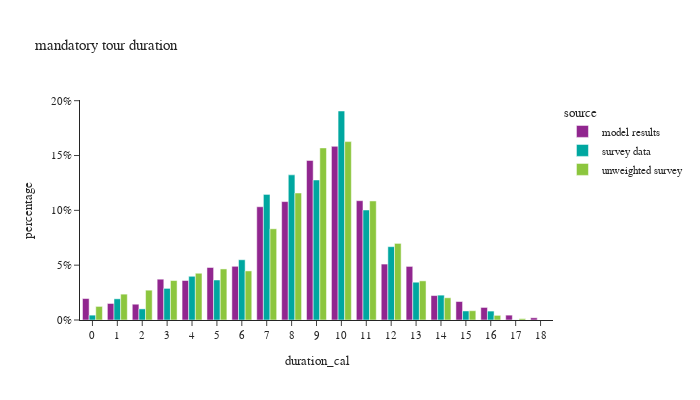

This figure's notebook cell:
### Code cell
m_tour_data['duration_cal'] = m_tour_data['end'] - m_tour_data['start']

df_plot = m_tour_data.groupby(['source','duration_cal'])[['tour_weight']].sum().reset_index()
df_plot['percentage'] = df_plot.groupby(['source'], group_keys=False)['tour_weight']. \
    apply(lambda x: x / float(x.sum()))

fig = px.bar(df_plot, x="duration_cal", y="percentage", color="source",barmode="group",
             title="mandatory tour duration")
fig.for_each_annotation(lambda a: a.update(text = a.text.split("=")[-1]))
fig.update_layout(height=400, width=700, yaxis=dict(tickformat=".0%"), xaxis=dict(dtick="1"))
fig.show()

### Figure 1 — Plotly figure (JSON) as saved in the notebook; plotly's stock layout.template omitted (floating-point values rounded to 4 significant figures)
{"data": [{"alignmentgroup": "True", "hovertemplate": "source=model results<br>duration_cal=%{x}<br>percentage=%{y}<extra></extra>", "legendgroup": "model results", "marker": {"color": "#91268F", "pattern": {"shape": ""}}, "name": "model results", "offsetgroup": "model results", "orientation": "v", "showlegend": true, "textposition": "auto", "type": "bar", "x": [0.0, 1.0, 2.0, 3.0, 4.0, 5.0, 6.0, 7.0, 8.0, 9.0, 10.0, 11.0, 12.0, 13.0, 14.0, 15.0, 16.0, 17.0, 18.0], "xaxis": "x", "y": [0.01957, 0.01507, 0.0144, 0.03721, 0.03601, 0.04788, 0.04897, 0.1033, 0.108, 0.1455, 0.1584, 0.1088, 0.05101, 0.04887, 0.02229, 0.01684, 0.01145, 0.004433, 0.002022], "yaxis": "y"}, {"alignmentgroup": "True", "hovertemplate": "source=survey data<br>duration_cal=%{x}<br>percentage=%{y}<extra></extra>", "legendgroup": "survey data", "marker": {"color": "#00A7A0", "pattern": {"shape": ""}}, "name": "survey data", "offsetgroup": "survey data", "orientation": "v", "showlegend": true, "textposition": "auto", "type": "bar", "x": [0.0, 1.0, 2.0, 3.0, 4.0, 5.0, 6.0, 7.0, 8.0, 9.0, 10.0, 11.0, 12.0, 13.0, 14.0, 15.0, 16.0, 17.0], "xaxis": "x", "y": [0.004435, 0.01932, 0.01015, 0.02883, 0.03986, 0.03649, 0.05493, 0.1145, 0.1324, 0.1277, 0.1906, 0.1003, 0.06688, 0.03447, 0.02267, 0.008256, 0.008135, 8.096e-05], "yaxis": "y"}, {"alignmentgroup": "True", "hovertemplate": "source=unweighted survey<br>duration_cal=%{x}<br>percentage=%{y}<extra></extra>", "legendgroup": "unweighted survey", "marker": {"color": "#8CC63E", "pattern": {"shape": ""}}, "name": "unweighted survey", "offsetgroup": "unweighted survey", "orientation": "v", "showlegend": true, "textposition": "auto", "type": "bar", "x": [0.0, 1.0, 2.0, 3.0, 4.0, 5.0, 6.0, 7.0, 8.0, 9.0, 10.0, 11.0, 12.0, 13.0, 14.0, 15.0, 16.0, 17.0], "xaxis": "x", "y": [0.0124, 0.02359, 0.02721, 0.03598, 0.04264, 0.04657, 0.04475, 0.08316, 0.1158, 0.1569, 0.1627, 0.1086, 0.06985, 0.03568, 0.02026, 0.008467, 0.004233, 0.00121], "yaxis": "y"}], "layout": {"barmode": "group", "height": 400, "legend": {"title": {"text": "source"}, "tracegroupgap": 0}, "title": {"text": "mandatory tour duration"}, "width": 700, "xaxis": {"anchor": "y", "domain": [0.0, 1.0], "dtick": "1", "title": {"text": "duration_cal"}}, "yaxis": {"anchor": "x", "domain": [0.0, 1.0], "tickformat": ".0%", "title": {"text": "percentage"}}}}
